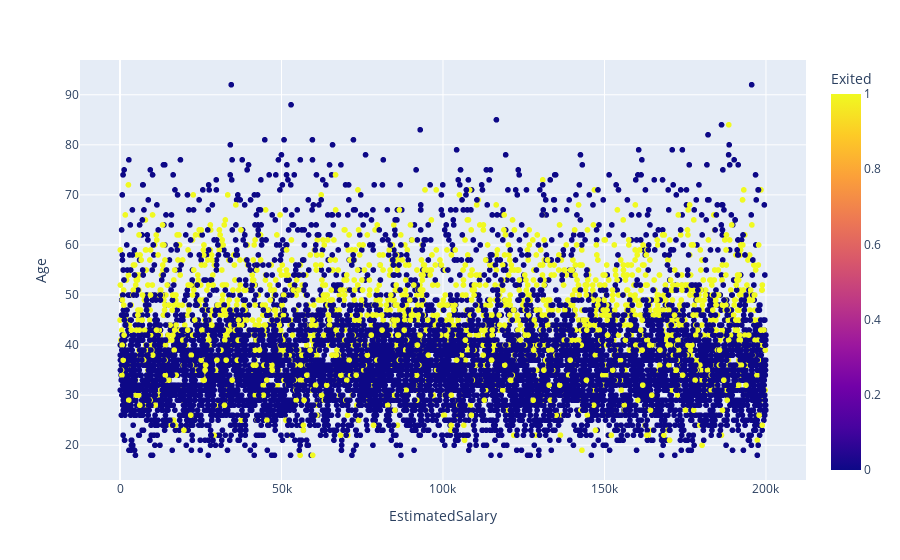

The cell this chart's notebook holds for it:
### Code cell
px.scatter(df, x = "EstimatedSalary", y = "Age", color = "Exited")

### Figure 1 — Plotly figure (JSON) as saved in the notebook; plotly's stock layout.template omitted (floating-point values rounded to 4 significant figures; data arrays with more than 128 entries replaced by an {"elided": "..."} marker saying what was removed)
{"data": [{"hovertemplate": "EstimatedSalary=%{x}<br>Age=%{y}<br>Exited=%{marker.color}<extra></extra>", "legendgroup": "", "marker": {"color": {"elided": "10000 int values"}, "coloraxis": "coloraxis", "symbol": "circle"}, "mode": "markers", "name": "", "showlegend": false, "type": "scattergl", "x": {"elided": "10000 float values"}, "xaxis": "x", "y": {"elided": "10000 int values"}, "yaxis": "y"}], "layout": {"coloraxis": {"colorbar": {"title": {"text": "Exited"}}, "colorscale": [[0, "#0d0887"], [0.1111, "#46039f"], [0.2222, "#7201a8"], [0.3333, "#9c179e"], [0.4444, "#bd3786"], [0.5556, "#d8576b"], [0.6667, "#ed7953"], [0.7778, "#fb9f3a"], [0.8889, "#fdca26"], [1, "#f0f921"]]}, "legend": {"tracegroupgap": 0}, "margin": {"t": 60}, "xaxis": {"anchor": "y", "domain": [0, 1], "title": {"text": "EstimatedSalary"}}, "yaxis": {"anchor": "x", "domain": [0, 1], "title": {"text": "Age"}}}}
